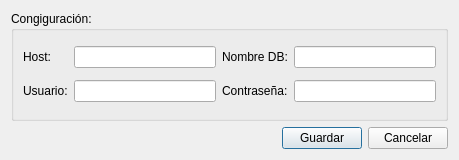
<?xml version="1.0" encoding="UTF-8"?>
<ui version="4.0">
 <class>Dialog</class>
 <widget class="QDialog" name="Dialog">
  <property name="geometry">
   <rect>
    <x>0</x>
    <y>0</y>
    <width>459</width>
    <height>160</height>
   </rect>
  </property>
  <property name="windowTitle">
   <string>Dialog</string>
  </property>
  <layout class="QVBoxLayout" name="verticalLayout">
   <item>
    <widget class="QGroupBox" name="groupBox">
     <property name="title">
      <string>Congiguración:</string>
     </property>
     <layout class="QGridLayout" name="gridLayout">
      <item row="1" column="2">
       <widget class="QLabel" name="passwordLabel">
        <property name="text">
         <string>Contraseña:</string>
        </property>
       </widget>
      </item>
      <item row="1" column="0">
       <widget class="QLabel" name="userNameLabel">
        <property name="text">
         <string>Usuario:</string>
        </property>
       </widget>
      </item>
      <item row="1" column="3">
       <widget class="QLineEdit" name="passwordEdit">
        <property name="echoMode">
         <enum>QLineEdit::Password</enum>
        </property>
        <property name="clearButtonEnabled">
         <bool>false</bool>
        </property>
       </widget>
      </item>
      <item row="0" column="2">
       <widget class="QLabel" name="dbNameLabel">
        <property name="text">
         <string>Nombre DB:</string>
        </property>
       </widget>
      </item>
      <item row="0" column="1">
       <widget class="QLineEdit" name="hostEdit"/>
      </item>
      <item row="1" column="1">
       <widget class="QLineEdit" name="userEdit"/>
      </item>
      <item row="0" column="0">
       <widget class="QLabel" name="hostLabel">
        <property name="text">
         <string>Host:</string>
        </property>
       </widget>
      </item>
      <item row="0" column="3">
       <widget class="QLineEdit" name="dbNameEdit"/>
      </item>
     </layout>
    </widget>
   </item>
   <item>
    <layout class="QHBoxLayout" name="horizontalLayout">
     <item>
      <spacer name="horizontalSpacer">
       <property name="orientation">
        <enum>Qt::Horizontal</enum>
       </property>
       <property name="sizeHint" stdset="0">
        <size>
         <width>40</width>
         <height>20</height>
        </size>
       </property>
      </spacer>
     </item>
     <item>
      <widget class="QPushButton" name="acceptButton">
       <property name="text">
        <string>Guardar</string>
       </property>
      </widget>
     </item>
     <item>
      <widget class="QPushButton" name="cancelButton">
       <property name="text">
        <string>Cancelar</string>
       </property>
      </widget>
     </item>
    </layout>
   </item>
  </layout>
 </widget>
 <resources/>
 <connections/>
</ui>
